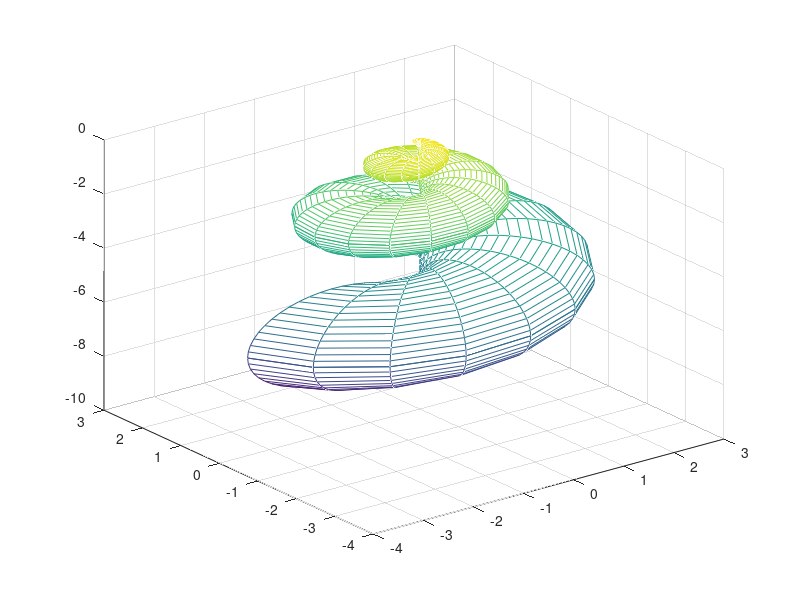

The MATLAB source for this figure:
u = linspace(0,6*pi,50);
v = linspace(0,2*pi,50);
[U,V] = meshgrid(u,v);

x = 2*(1 - exp(U/(6*pi))).*cos(U).*(cos(V/2)).^2;
y = 2*(-1 + exp(U/(6*pi))).*sin(U).*(cos(V/2)).^2;
z = 1 - exp(U/(3*pi)) - sin(V) + (exp(U/(6*pi))).*sin(V);

mesh(x,y,z)

